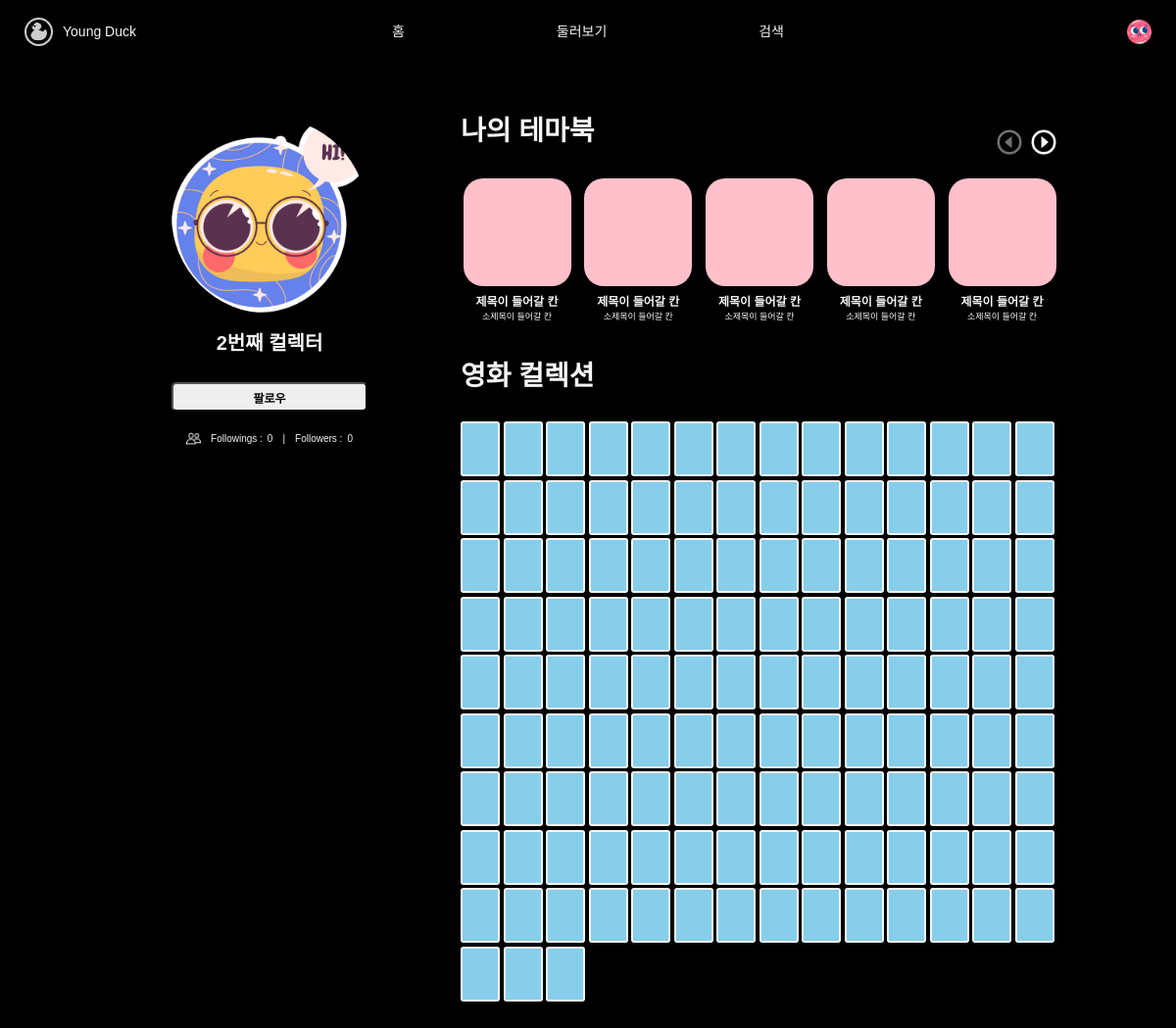
Page /accounts/test1/ (signed in) on the committed database.
### accounts/models.py (models this page shows)
class User(AbstractUser):
    followings = models.ManyToManyField('self', symmetrical=False, related_name='followers')

class Profile(models.Model):
    user = models.OneToOneField(settings.AUTH_USER_MODEL, on_delete=models.CASCADE, related_name='profile')
    nickname = models.CharField(
        max_length=50,
        blank=True,
        )
    profile_img = models.ImageField(
        default='images/icons/{}.png'.format(random.randrange(1, 20)),
        upload_to=profiles_image_path,
        )

### accounts/views.py (the view)
# urls.py: path('<str:username>/', views.profile, name='profile'),
@login_required
def profile(request, username):
    person = get_object_or_404(get_user_model(), username=username)
    context = {
        'person': person,
    }
    return render(request, 'accounts/profile.html', context)

### accounts/templates/accounts/profile.html (shortened to what this page needs)
{% extends 'base.html' %}
{% block content %}
<div id="profile">
  <div id="profile-container" class="horizontal" style="align-items: flex-start;">
    <div id="profile-leftbox" class="vertical">
      <div id="profile-myprofile" class="profile-image" style="background-image: url('{{ person.profile.profile_img.url }}'); background-size: 100%;"></div>
      {% if person.profile.nickname %}
        <div id="profile-mynickname" class="profile-nickname">{{ person.profile.nickname }}</div>
      {% else %}
        <div id="profile-mynickname" class="profile-nickname">{{ person.pk }}번째 컬렉터</div>
      {% endif %}
      {% with followings=person.followings.all followers=person.followers.all %}
      {% if user == person %}
      <div id="profile-btn" class="profile-btn">
        <form action="{% url 'accounts:profile_update' username=person.username %}" id="profile-btn" data-user-id="{{ person.pk }}">
            <button id="profile-edit" class="profile-btn">EDIT PROFILE</button>
        </form>
      </div>
      {% else %}
      <form id="follow-form" data-user-id="{{ person.pk }}">
        {% if user in followers %}
          <button id="followBtn" class="profile-btn">언팔로우</button>
        {% else %}
          <button id="followBtn" class="profile-btn">팔로우</button>
        {% endif %}
      </form>
      {% endif %}
      <div id="profile-follow" class="profile-follow-cnt horizontal">
        <div id="follow-header"></div>
        <div id="follow-body">
          Followings : <span id="followings-count">{{ followings|length }}</span>
          <span id="following-divider">|</span>
          Followers : <span id="followers-count">{{ followers|length }}</span>
        </div>
      </div>
      {% endwith %}
    </div>
    <div id="profile-rightbox" class="vertical">
      <div id="my-mini-book" class="mini-books vertical">
        <div class="mini-books-header">
          <div id="mini-books-title" class="mini-books-title">나의 테마북</div>
          <div class="mini-books-buttons">
            <div id="mini-books-left" class="mini-books-left-btn left-btn-disavailable"></div>
            <div id="mini-books-right" class="mini-books-right-btn right-btn-available"></div>
          </div>
        </div>
        <div class="mini-books-body horizontal">
          <div class="mini-book vertical">
            <div class="mini-book-thumbnail"></div>
            <div class="mini-book-title">제목이 들어갈 칸</div>
            <div class="mini-book-semi">소제목이 들어갈 칸</div>
          </div>
          <div class="mini-book vertical">
            <div class="mini-book-thumbnail"></div>
            <div class="mini-book-title">제목이 들어갈 칸</div>
            <div class="mini-book-semi">소제목이 들어갈 칸</div>
          </div>
          <div class="mini-book vertical">
            <div class="mini-book-thumbnail"></div>
            <div class="mini-book-title">제목이 들어갈 칸</div>
            <div class="mini-book-semi">소제목이 들어갈 칸</div>
          </div>
          <div class="mini-book vertical">
            <div class="mini-book-thumbnail"></div>
            <div class="mini-book-title">제목이 들어갈 칸</div>
            <div class="mini-book-semi">소제목이 들어갈 칸</div>
          </div>
          <div class="mini-book vertical">
            <div class="mini-book-thumbnail"></div>
            <div class="mini-book-title">제목이 들어갈 칸</div>
            <div class="mini-book-semi">소제목이 들어갈 칸</div>
          </div>
        </div>
      </div>
      <div id="watched-movies" class="watched-movies vertical">
        <div class="watched-movies-header">
          <div id="watched-movies-title" class="watched-movies-title">영화 컬렉션</div>
          <div class="mini-books-buttons"></div>
        </div>
        <div class="watched-movies-body horizontal">
          {% for i in '000000000000000000000000000000000000000000000000000000000000000000000000000000000000000000000000000000000000000000000000000000000'|make_list %}
          <div class="watched-movie-card">
            <div class="movie-poster"></div>
          </div>
          {% endfor %}
        </div>
      </div>
    </div>
  </div>
</div>
{% endblock content %}
{% block script %}
{% load static %}
{% endblock script %}

### templates/base.html (shortened to what this page needs)
<!DOCTYPE html>
<html lang="en">
<head>
  {% load static %}
  <link rel="stylesheet" href="{% static 'css/reset.css' %}">
  <link rel="stylesheet" href="{% static 'css/style.css' %}">
  <link rel="stylesheet" href="{% static 'css/nav.css' %}">
  <link rel="stylesheet" href="{% static 'css/profile-modal.css' %}">
  <link rel="stylesheet" href="{% static 'css/signin.css' %}">
  <link rel="stylesheet" href="{% static 'css/signup.css' %}">
  <link rel="stylesheet" href="{% static 'css/bookindex.css' %}">
  <link rel="stylesheet" href="{% static 'css/profile.css' %}">
  <link rel="stylesheet" href="{% static 'css/account-update.css' %}">
  <link rel="stylesheet" href="{% static 'css/change-password.css' %}">
</head>
<body>
  {% include '_nav.html' %}
  {% block content %}
  {% endblock content %}
  {% load static %}
</body>
</html>

### templates/_nav.html (shortened to what this page needs)
{% if user.is_authenticated %}
<div id="navbar" class="horizontal">
  <div id="navbar-left" class="horizontal">
    <div id="nav-logo"></div>
    <div id="nav-title">Young Duck</div>
  </div>
  <div id="navbar-center" class="horizontal">
    <div id="nav-home">
      <span class="navbar__span">홈</span>
    </div>
    <div id="nav-around">
      <span class="navbar__span">둘러보기</span>
    </div>
    <div id="nav-search">
      <span class="navbar__span">검색</span>
    </div>
  </div>
  <div id="navbar-right" class="horizontal">
    <div id="nav-profile" style="background-image: url('{{ user.profile.profile_img.url }}'); background-size: 100%;"></div>
  </div>
</div>
{% endif %}

### static/css/style.css (style rules this page uses)
.horizontal { flex-direction: row; flex-wrap: wrap; align-items: center; }
.vertical { flex-direction: column; flex-wrap: wrap; align-items: center; }
body { background-color: black; color: #f5f5f5; }

### static/css/nav.css (style rules this page uses)
div { display: flex; }
#navbar { position: fixed; top: 0; width: 100%; height: 64px; justify-content: space-between; background-color: black; font-family: 'Noto Sans KR', sans-serif; font-size: 14px; font-weight: 400; color: #f5f5f5; }
.navbar__span { height: fit-content; }
#navbar-left { width: 300px; height: 64px; padding: 0px 25px 0px 25px; }
#nav-logo { width: 25px; height: 25px; background-image: url('../images/logo/logo_tmp.png'); background-size: 100%; align-items: center; margin-right: 10px; cursor: pointer; border-radius: 25px; border: 2px solid #cdcdcd; }
#nav-title { width: 200px; height: 25px; align-items: center; cursor: pointer; }
#navbar-center { width: 400px; height: 64px; justify-content: space-between; }
#nav-home { height: 25px; width: fit-content; align-items: center; cursor: pointer; }
#nav-around { height: 25px; width: fit-content; align-items: center; cursor: pointer; }
#nav-search { height: 25px; width: fit-content; align-items: center; cursor: pointer; }
#navbar-right { width: 300px; height: 64px; padding: 0px 25px 0px 25px; justify-content: flex-end; }
#nav-profile { height: 25px; width: 25px; align-items: center; cursor: pointer; }

### static/css/bookindex.css (style rules this page uses)
.left-btn-disavailable { background-image: url('../images/side_button/left_disactivate.png'); background-size: 100%; }
.right-btn-available { background-image: url('../images/side_button/right_activate.png'); background-size: 100%; }

### static/css/profile.css (style rules this page uses)
#profile { font-family: 'Noto Sans KR', sans-serif; width: 100%; justify-content: center; }
#profile-container { width: 1000px; padding: 100px; }
#profile-leftbox { width: 310px; padding: 20px; gap: 20px; }
#profile-myprofile { width: 200px; height: 200px; border-radius: 250px; }
#profile-mynickname { text-align: center; !important width: 200px; height: 30px; font-size: 20px; font-weight: 600; color: #f5f5f5; }
.profile-btn { width: 200px; height: 30px; font-size: 12px; font-weight: 600; border-radius: 5px; }
#profile-follow { font-size: 10px; font-weight: 400; color: #f5f5f5; }
#follow-header { width: 15px; height: 15px; background-image: url('../images/icons/follow.png'); background-size: 100%; margin-right: 10px; }
#followings-count { margin-left: 5px; }
#followers-count { margin-left: 5px; }
#following-divider { margin-left: 10px; margin-right: 10px; }
#profile-rightbox { width: 610px; padding: 20px; }
.mini-books { width: 100%; height: 250px; }
.mini-books-header { width: 100%; height: 40px; justify-content: space-between; }
.mini-books-title { height: 40px; font-family: 'Noto Sans KR', sans-serif; font-size: 28px; font-weight: 600; color: #f5f5f5; }
.mini-books-buttons { width: 65px; justify-content: space-between; align-items: flex-end; }
.mini-books-left-btn { height: 30px; width: 30px; }
.mini-books-right-btn { height: 30px; width: 30px; }
.mini-books-body { width: 100%; height: calc(100% - 100px); padding: 20px 0px 20px 0px; justify-content: space-between; }
.mini-book { width: 115px; }
.mini-book-thumbnail { width: 110px; height: 110px; background-color: pink; margin-bottom: 10px; border-radius: 20px; }
.mini-book-title { display: flexbox; !important width: 110px; font-family: 'Noto Sans KR', sans-serif; font-size: 12px; font-weight: 600; color: #f5f5f5; margin-bottom: 5px; }
.mini-book-semi { display: flexbox; !important width: 110px; font-family: 'Noto Sans KR', sans-serif; text-align: center; font-size: 9px; font-weight: 100; color: #f5f5f5; }
.watched-movies { width: 100%; height: fit-content; margin-bottom: 100px; }
.watched-movies-header { width: 100%; height: 40px; justify-content: space-between; }
.watched-movies-title { height: 40px; font-family: 'Noto Sans KR', sans-serif; font-size: 28px; font-weight: 600; color: #f5f5f5; }
.watched-movies-body { width: 100%; gap: 3.5px; padding: 20px 0px 20px 0px; }
.watched-movie-card { width: 40px; height: 56px; background-color: #f5f5f5; border-radius: 3px; justify-content: center; align-items: center; }
.movie-poster { width: 36px; height: 52px; background-color: skyblue; }

### rows in the picture
User: profile.profile_img (picture)
User: profile.profile_img (picture), pk "2"

### other values in the picture
{{ followings|length }} "0"
{{ followers|length }} "0"
